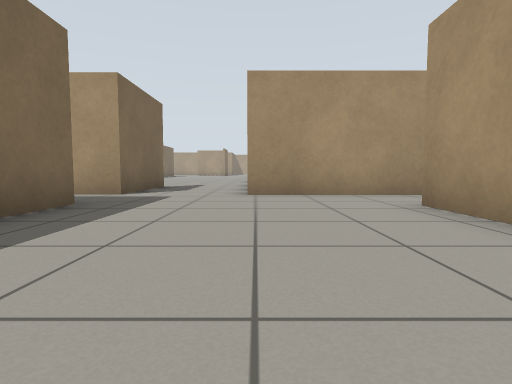
View 1 (above)

24 first-person views from a walk through a world built for the Gazebo simulator. The camera is 0.5 m above the floor, tilts 4° down and sees 80° across. The floor is counted in squares, 1 m on a side. Each view is taken from the middle of a square. On the plan, view 1 faces up. The plan holds only what a view shows up to about 9 squares ahead; the rest is blank.

View 2
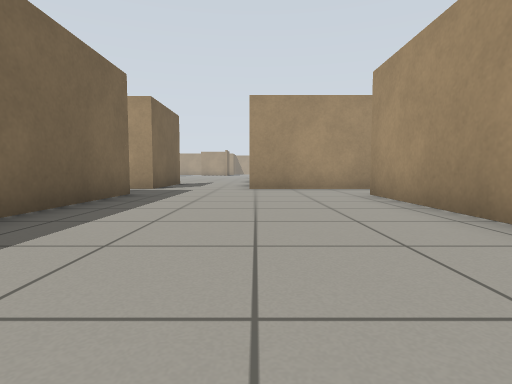

View 3
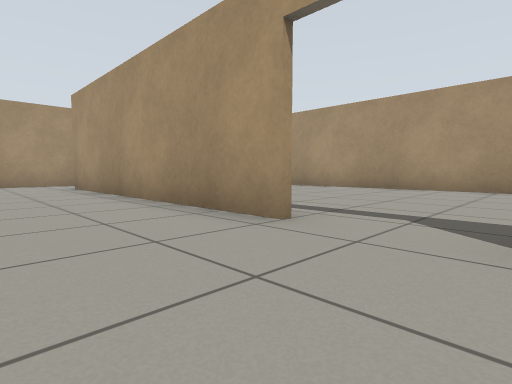

View 4
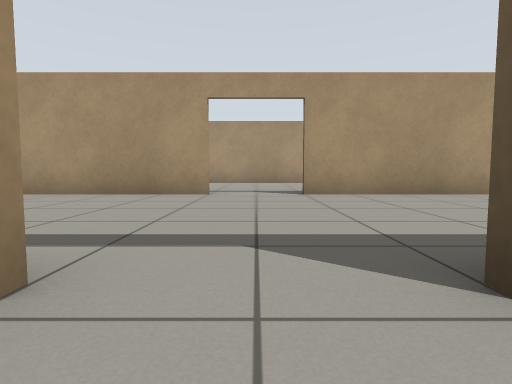

View 5
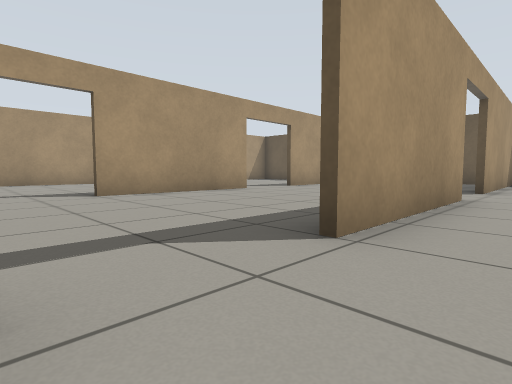

View 6
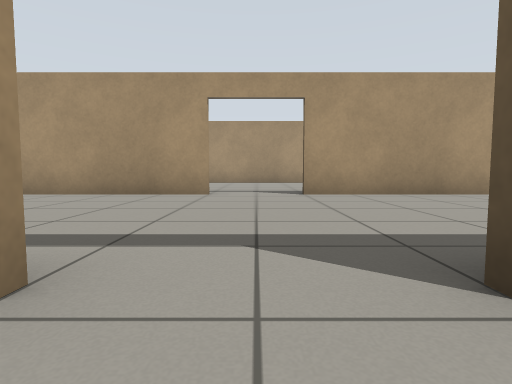

View 7
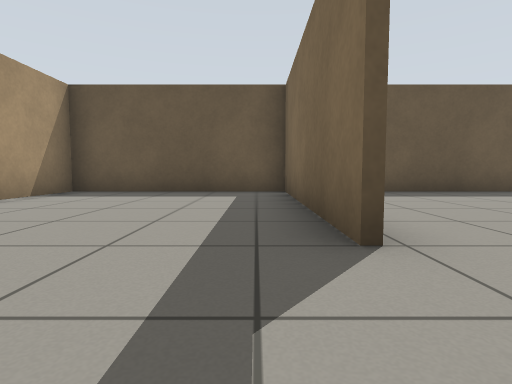

View 8
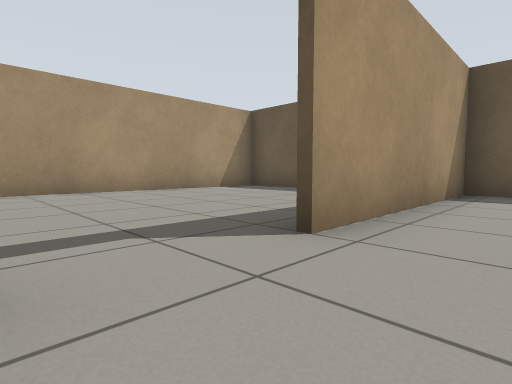

View 9
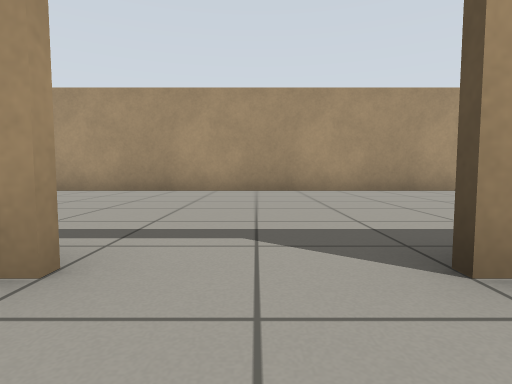

View 10
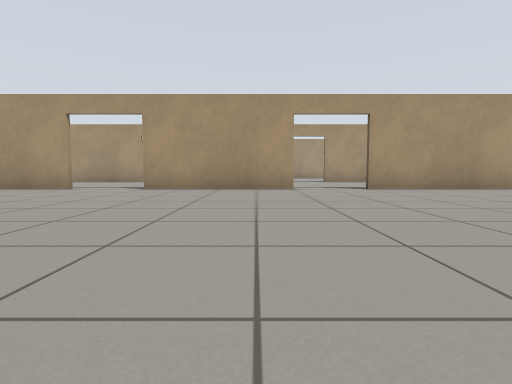

View 11
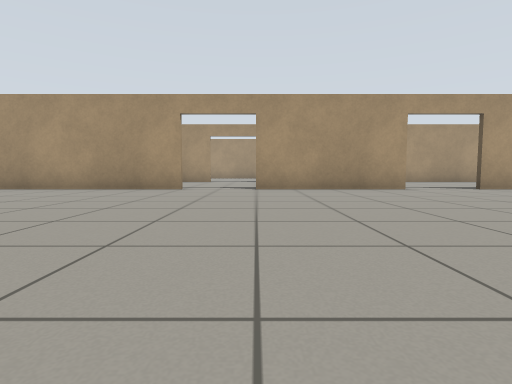

View 12
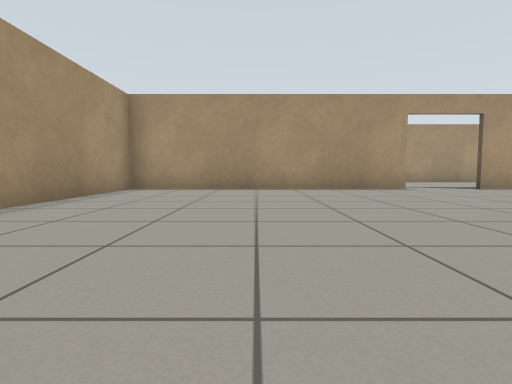

View 13
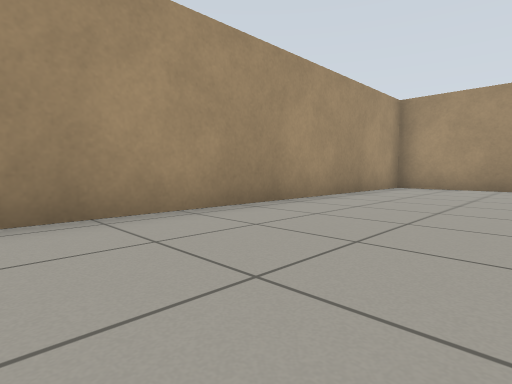

View 14
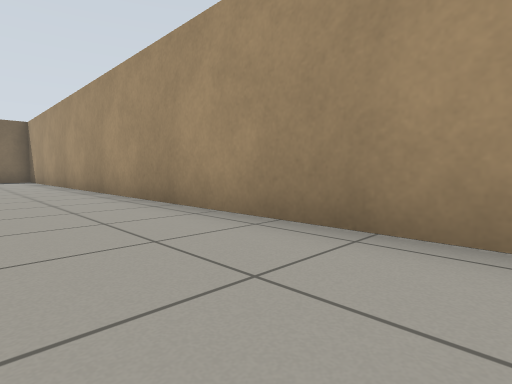

View 15
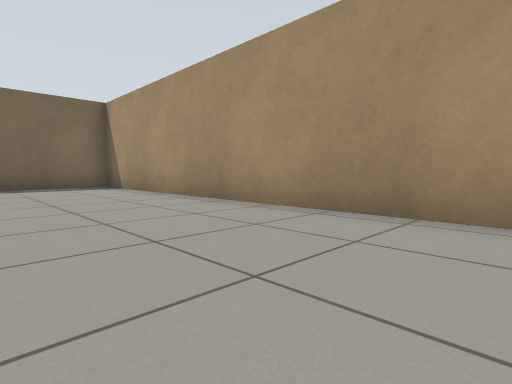

View 16
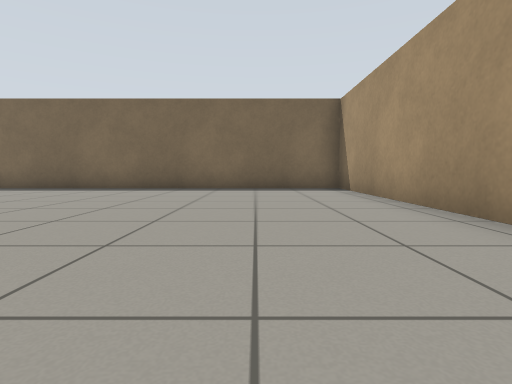

View 17
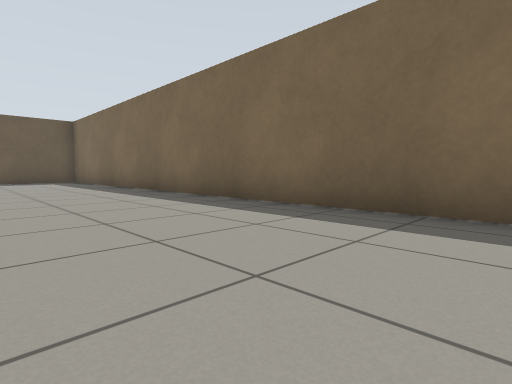

View 18
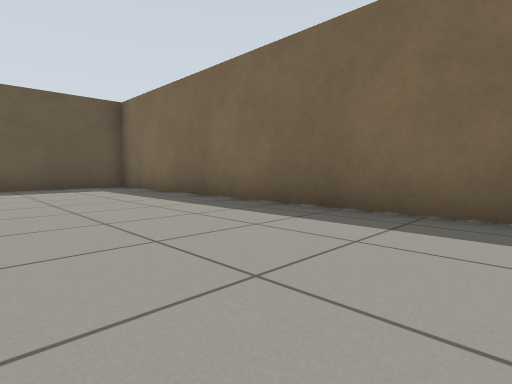

View 19
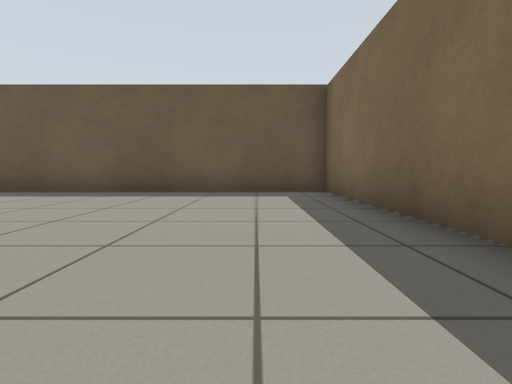

View 20
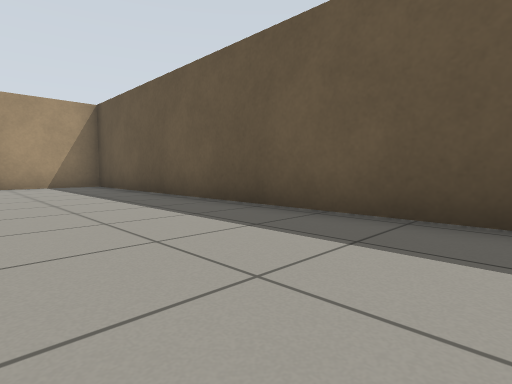

View 21
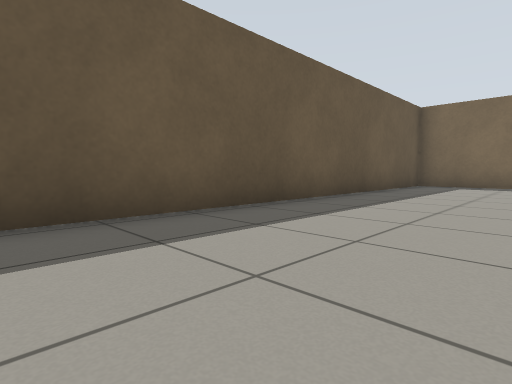

View 22
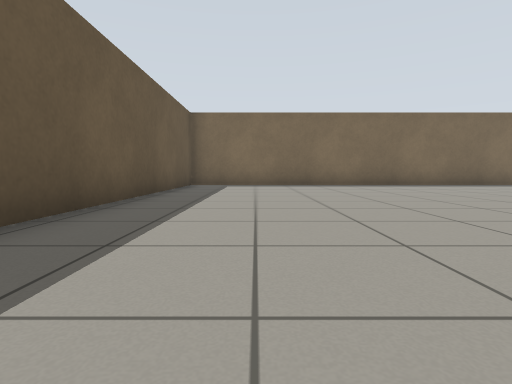

View 23
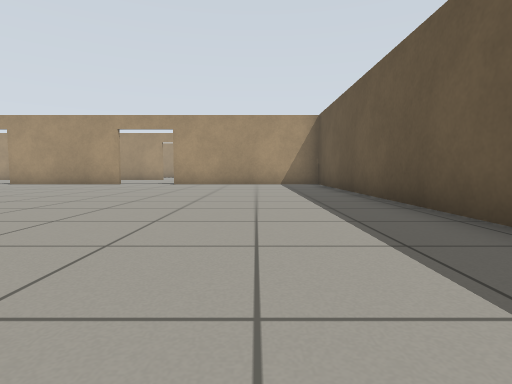

View 24
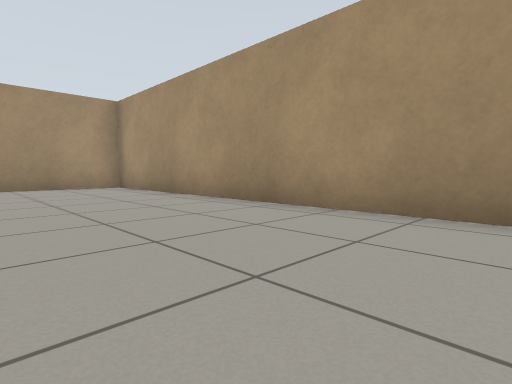

### Floor plan
Ten units are one square. View 1 is at (0, 0); x grows to the right and y downward. Boxes are objects, and circles mark ways between rooms. Rooms are numbered by the first view taken in them; rooms with no view inside come last. Other rooms are left out.
<svg viewBox="-262 -68 352 236">
<path fill="none" stroke="#000" d="M24 31 24 -44M24 91 24 50M-27 110 -27 163 24 163 24 110M-27 -46 -27 -11M-27 -63 -39 -63M35 -63 -3 -63M-127 163 -34 163M-28 31 -28 -44 -257 -44 -257 163 -152 163M-28 91 -28 50M-28 157 -28 110M85 150 85 -42 57 -42"/>
<circle cx="-30" cy="100" r="3" fill="#2a7"/>
<circle cx="-30" cy="40" r="3" fill="#2a7"/>
<circle cx="25" cy="100" r="3" fill="#2a7"/>
<circle cx="25" cy="40" r="3" fill="#2a7"/>
<text x="0" y="40">1</text>
<text x="-150" y="60">2</text>
<text x="60" y="60">3</text>
</svg>
Room 1 opens to room 2. Room 1 opens to room 3.

Where each view was taken, in squares from view 1:
view 1: 0 up, 0 right, facing up
view 2: 2 down, 0 right, facing up
view 3: 5 down, 0 right, facing up-right
view 4: 4 down, 4 left, facing right
view 5: 3 down, 4 left, facing down-right
view 6: 10 down, 4 left, facing right
view 7: 9 down, 2 left, facing down
view 8: 9 down, 1 right, facing down-right
view 9: 10 down, 1 right, facing right
view 10: 8 down, 11 left, facing right
view 11: 5 down, 11 left, facing right
view 12: 1 up, 11 left, facing right
view 13: 1 up, 12 left, facing up-right
view 14: 2 up, 10 left, facing up-left
view 15: 1 up, 16 left, facing up-left
view 16: 2 up, 17 left, facing left
view 17: 2 down, 22 left, facing down-left
view 18: 7 down, 22 left, facing down-left
view 19: 9 down, 24 left, facing down
view 20: 13 down, 13 left, facing down-right
view 21: 13 down, 15 left, facing down-left
view 22: 14 down, 15 left, facing left
view 23: 14 down, 14 left, facing right
view 24: 5 down, 5 right, facing up-right
